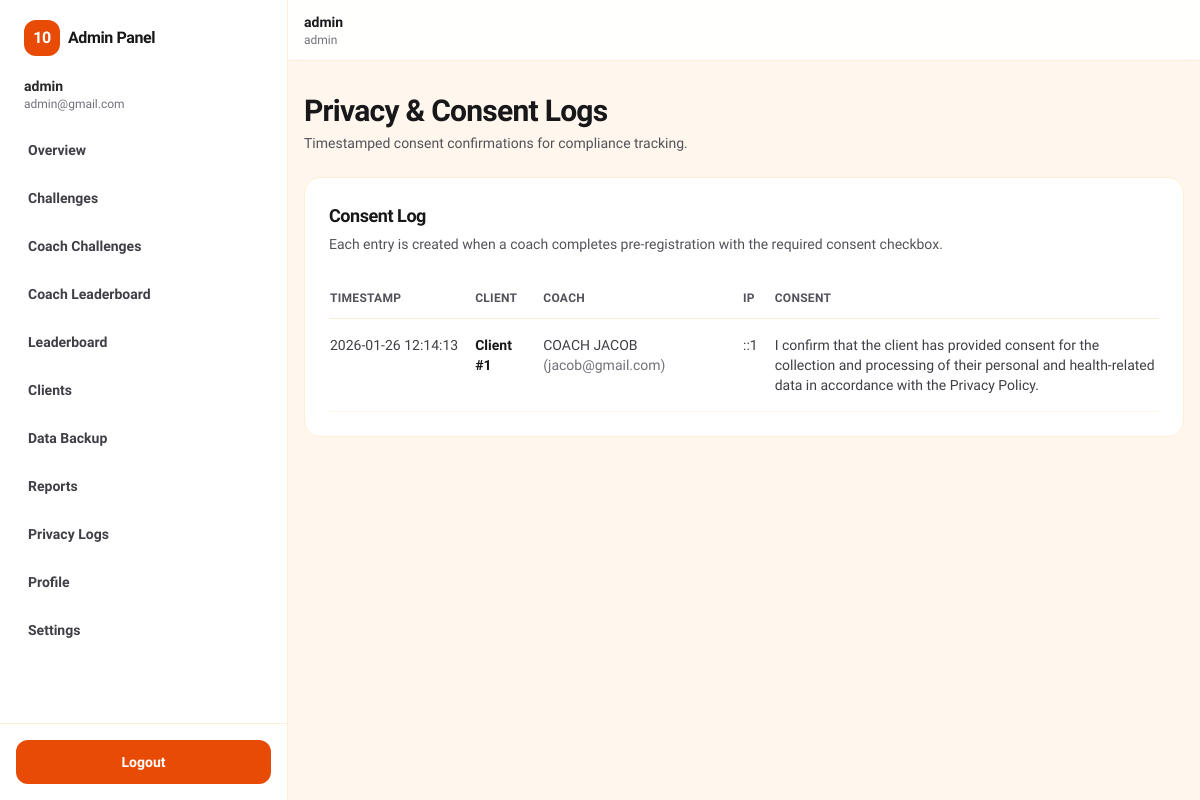
The page /admin/privacy_logs.php (signed in) on the database its author committed.
### tables this page shows
CREATE TABLE IF NOT EXISTS users (
  id INT UNSIGNED NOT NULL AUTO_INCREMENT,
  name VARCHAR(100) NOT NULL,
  email VARCHAR(190) NOT NULL,
  role ENUM('coach','admin') NOT NULL,
  password_hash VARCHAR(255) NOT NULL,
  is_active TINYINT(1) NOT NULL DEFAULT 1,
  created_at TIMESTAMP NOT NULL DEFAULT CURRENT_TIMESTAMP,
  updated_at TIMESTAMP NOT NULL DEFAULT CURRENT_TIMESTAMP ON UPDATE CURRENT_TIMESTAMP,
  PRIMARY KEY (id),
  UNIQUE KEY uniq_users_email (email)
);

CREATE TABLE IF NOT EXISTS consent_logs (
  id INT UNSIGNED NOT NULL AUTO_INCREMENT,
  client_id INT UNSIGNED NOT NULL,
  coach_user_id INT UNSIGNED NOT NULL,
  consent_text TEXT NOT NULL,
  ip_address VARCHAR(64) NULL,
  user_agent VARCHAR(255) NULL,
  created_at TIMESTAMP NOT NULL DEFAULT CURRENT_TIMESTAMP,
  PRIMARY KEY (id),
  KEY idx_consent_logs_client_id (client_id),
  KEY idx_consent_logs_coach_user_id (coach_user_id),
  CONSTRAINT fk_consent_logs_client_id FOREIGN KEY (client_id) REFERENCES clients(id)
    ON DELETE CASCADE ON UPDATE CASCADE,
  CONSTRAINT fk_consent_logs_coach_user_id FOREIGN KEY (coach_user_id) REFERENCES users(id)
    ON DELETE RESTRICT ON UPDATE CASCADE
);

### app/helpers.php (called while the page is built, shortened)
<?php
function app_config($key, $default = null)
{
    $config = isset($GLOBALS['app_config']) ? $GLOBALS['app_config'] : [];
    $segments = explode('.', (string) $key);
    $value = $config;
    foreach ($segments as $segment) {
        $value = $value[$segment];
    }
    return $value;
}
function url($path = '')
{
    $base = rtrim((string) app_config('app.base_url', ''), '/');
    $path = '/' . ltrim((string) $path, '/');
    return $base . $path;
}
function h($value)
{
    return htmlspecialchars((string) $value, ENT_QUOTES, 'UTF-8');
}

### app/db.php (called while the page is built)
<?php
function db()
{
    static $pdo;
    if ($pdo instanceof PDO) {
        return $pdo;
    }
    $host = (string) app_config('db.host');
    $port = (int) app_config('db.port');
    $database = (string) app_config('db.database');
    $username = (string) app_config('db.username');
    $password = (string) app_config('db.password');
    $charset = (string) app_config('db.charset', 'utf8mb4');
    $dsn = 'mysql:host=' . $host . ';port=' . $port . ';dbname=' . $database . ';charset=' . $charset;
    $pdo = new PDO($dsn, $username, $password, [
        PDO::ATTR_ERRMODE => PDO::ERRMODE_EXCEPTION,
        PDO::ATTR_DEFAULT_FETCH_MODE => PDO::FETCH_ASSOC,
    ]);
    return $pdo;
}
function db_has_column($table, $column)
{
    try {
        $database = (string) app_config('db.database');
        $stmt = db()->prepare('SELECT COUNT(*) AS c FROM information_schema.COLUMNS WHERE TABLE_SCHEMA = ? AND TABLE_NAME = ? AND COLUMN_NAME = ?');
        $stmt->execute([$database, (string) $table, (string) $column]);
        $row = $stmt->fetch();
        return $row ? ((int) $row['c'] > 0) : false;
    } catch (Throwable $e) {
        return false;
    }
}

### app/auth.php (called while the page is built, shortened)
<?php
function auth_user()
{
    $select = 'SELECT id, name, email, role' . (db_has_column('users', 'is_active') ? ', is_active' : '') . ' FROM users WHERE id = ? LIMIT 1';
    $stmt = db()->prepare($select);
    $stmt->execute([$_SESSION['user_id']]);
    $user = $stmt->fetch();
    return $user ?: null;
}

### admin/privacy_logs.php (the view, shortened to what this page needs)
<?php
$logs = [];
try {
    $stmt = db()->query('SELECT l.id, l.client_id, l.coach_user_id, l.consent_text, l.ip_address, l.user_agent, l.created_at, u.name AS coach_name, u.email AS coach_email FROM consent_logs l INNER JOIN users u ON u.id = l.coach_user_id ORDER BY l.created_at DESC, l.id DESC');
    $logs = $stmt->fetchAll();
} catch (Throwable $e) {
    $logs = [];
}
require __DIR__ . '/../partials/layout_top.php';
require __DIR__ . '/../partials/nav.php';
?>
<main class="mx-auto max-w-6xl px-4 py-8">
    <div class="mb-6">
        <h1 class="text-3xl font-extrabold tracking-tight">Privacy & Consent Logs</h1>
        <p class="mt-1 text-sm text-zinc-600">Timestamped consent confirmations for compliance tracking.</p>
    </div>
    <div class="rounded-2xl border border-orange-100 bg-white p-6">
        <div class="text-lg font-extrabold tracking-tight">Consent Log</div>
        <div class="mt-1 text-sm text-zinc-600">Each entry is created when a coach completes pre-registration with the required consent checkbox.</div>
        <div class="mt-6 overflow-x-auto">
            <table class="min-w-full text-left text-sm">
                <thead>
                    <tr class="border-b border-orange-100 text-xs font-extrabold uppercase tracking-wide text-zinc-600">
                        <th class="py-3 pr-4">Timestamp</th>
                        <th class="py-3 pr-4">Client</th>
                        <th class="py-3 pr-4">Coach</th>
                        <th class="py-3 pr-4">IP</th>
                        <th class="py-3 pr-0">Consent</th>
                    </tr>
                </thead>
                <tbody>
                    <?php foreach ($logs as $l): ?>
                        <tr class="border-b border-orange-50 align-top">
                            <td class="py-4 pr-4 whitespace-nowrap text-zinc-700"><?= h((string) $l['created_at']) ?></td>
                            <td class="py-4 pr-4 font-extrabold">Client #<?= h((string) $l['client_id']) ?></td>
                            <td class="py-4 pr-4 text-zinc-700"><?= h((string) $l['coach_name']) ?> <span class="text-zinc-500">(<?= h((string) $l['coach_email']) ?>)</span></td>
                            <td class="py-4 pr-4 text-zinc-700"><?= h((string) ($l['ip_address'] ?? '-')) ?></td>
                            <td class="py-4 pr-0 text-zinc-700">
                                <div class="max-w-xl">
                                    <?= h((string) $l['consent_text']) ?>
                                </div>
                            </td>
                        </tr>
                    <?php endforeach; ?>
                </tbody>
            </table>
        </div>
    </div>
</main>
<?php require __DIR__ . '/../partials/layout_bottom.php'; ?>

### partials/layout_top.php (shortened to what this page needs)
?><!doctype html>
<html lang="en">
<head>
    <script src="https://cdn.tailwindcss.com"></script>
</head>
<body class="min-h-screen bg-orange-50 text-zinc-900 font-sans">

### partials/nav.php (shortened to what this page needs)
<?php
$user = auth_user();
$role = $user ? $user['role'] : null;
$nav = [];
if ($role === 'admin') {
    $nav = [
        ['Overview', url('/admin/overview.php')],
        ['Challenges', url('/admin/challenges.php')],
        ['Coach Challenges', url('/admin/coach_challenges.php')],
        ['Coach Leaderboard', url('/admin/coach_leaderboard.php')],
        ['Leaderboard', url('/admin/leaderboard.php')],
        ['Clients', url('/admin/clients.php')],
        ['Data Backup', url('/admin/backup.php')],
        ['Reports', url('/admin/reports.php')],
        ['Privacy Logs', url('/admin/privacy_logs.php')],
        ['Profile', url('/admin/profile.php')],
        ['Settings', url('/admin/settings.php')],
    ];
}
?>
<?php if ($role === 'admin' && $user): ?>
    <div class="min-h-screen bg-orange-50">
        <div class="flex min-h-screen">
            <aside class="sticky top-0 hidden h-screen w-72 shrink-0 overflow-y-auto border-r border-orange-100 bg-white lg:flex lg:flex-col">
                <div class="flex items-center gap-2 px-6 py-5">
                    <a href="<?= h(url('/index.php')) ?>" class="flex items-center gap-2 font-extrabold tracking-tight">
                        <span class="inline-flex h-9 w-9 items-center justify-center rounded-xl bg-molten text-white">10</span>
                        <span>Admin Panel</span>
                    </a>
                </div>
                <div class="px-6 pb-4">
                    <div class="text-sm font-semibold text-zinc-800"><?= h($user['name']) ?></div>
                    <div class="text-xs text-zinc-500"><?= h($user['email']) ?></div>
                </div>
                <nav class="flex-1 px-3 pb-6">
                    <?php foreach ($nav as $item): ?>
                        <a href="<?= h($item[1]) ?>" class="mb-1 block rounded-xl px-4 py-3 text-sm font-semibold text-zinc-700 hover:bg-orange-50 hover:text-molten">
                            <?= h($item[0]) ?>
                        </a>
                    <?php endforeach; ?>
                </nav>
                <div class="border-t border-orange-100 p-4">
                    <a href="<?= h(url('/auth/logout.php')) ?>" class="block rounded-xl bg-molten px-4 py-3 text-center text-sm font-extrabold text-white hover:bg-pumpkin">Logout</a>
                </div>
            </aside>
            <div class="flex min-w-0 flex-1 flex-col">
                <header class="sticky top-0 z-50 border-b border-orange-100 bg-white/90 backdrop-blur">
                    <div class="mx-auto flex max-w-6xl items-center justify-between gap-4 px-4 py-3">
                        <div class="flex items-center gap-3">
                            <div class="hidden sm:flex flex-col leading-tight">
                                <span class="text-sm font-semibold"><?= h($user['name']) ?></span>
                                <span class="text-xs text-zinc-500"><?= h($user['role']) ?></span>
                            </div>
                        </div>
                    </div>
                </header>
                <div class="flex-1">
<?php endif; ?>

### partials/layout_bottom.php
<?php
$user = auth_user();
$role = $user ? $user['role'] : null;
?>
<?php if ($role === 'admin' && $user): ?>
                </div>
            </div>
        </div>
    </div>
<?php endif; ?>
</body>
</html>

### rows shown on the page
users: name "admin", email "admin@gmail.com", role "admin"
consent_logs: created_at "2026-01-26 12:14:13", client "1", coach_user.name "COACH JACOB", coach_user.email "jacob@gmail.com", ip_address "::1", consent_text "I confirm that the client has provided consent for the collection and processing of their personal and health-related data in accordance with the Privacy Policy."

### other values the page prints
$item[0] "Overview"
$item[0] "Challenges"
$item[0] "Coach Challenges"
$item[0] "Coach Leaderboard"
$item[0] "Leaderboard"
$item[0] "Clients"
$item[0] "Data Backup"
$item[0] "Reports"
$item[0] "Privacy Logs"
$item[0] "Profile"
$item[0] "Settings"
